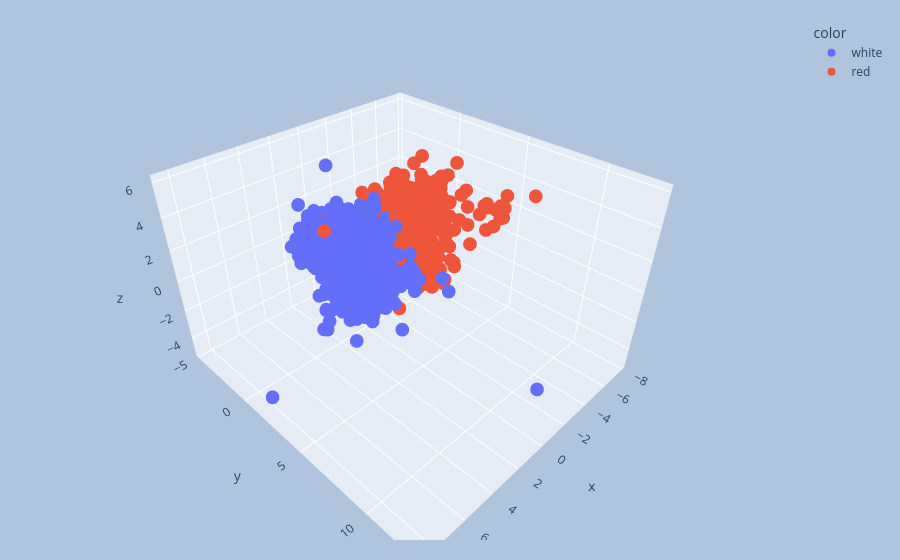

Notebook cell for this chart:
### Code cell
import plotly.express as px
y_train_trf = y_train.astype(str)
fig = px.scatter_3d(df, x=X_train_trf[:,0], y=X_train_trf[:,1], z=X_train_trf[:,2],
              color=y_train_trf)
fig.update_layout(
    margin=dict(l=20, r=20, t=20, b=20),
    paper_bgcolor="LightSteelBlue",
)
fig.show()

### Figure 1 — Plotly figure (JSON) as saved in the notebook; plotly's stock layout.template omitted (floating-point values rounded to 4 significant figures; data arrays with more than 128 entries replaced by an {"elided": "..."} marker saying what was removed)
{"data": [{"hovertemplate": "color=white<br>x=%{x}<br>y=%{y}<br>z=%{z}<extra></extra>", "legendgroup": "white", "marker": {"color": "#636efa", "symbol": "circle"}, "mode": "markers", "name": "white", "scene": "scene", "showlegend": true, "type": "scatter3d", "x": {"elided": "3912 float values"}, "y": {"elided": "3912 float values"}, "z": {"elided": "3912 float values"}}, {"hovertemplate": "color=red<br>x=%{x}<br>y=%{y}<br>z=%{z}<extra></extra>", "legendgroup": "red", "marker": {"color": "#EF553B", "symbol": "circle"}, "mode": "markers", "name": "red", "scene": "scene", "showlegend": true, "type": "scatter3d", "x": {"elided": "1285 float values"}, "y": {"elided": "1285 float values"}, "z": {"elided": "1285 float values"}}], "layout": {"legend": {"title": {"text": "color"}, "tracegroupgap": 0}, "margin": {"b": 20, "l": 20, "r": 20, "t": 20}, "paper_bgcolor": "LightSteelBlue", "scene": {"domain": {"x": [0, 1], "y": [0, 1]}, "xaxis": {"title": {"text": "x"}}, "yaxis": {"title": {"text": "y"}}, "zaxis": {"title": {"text": "z"}}}}}
